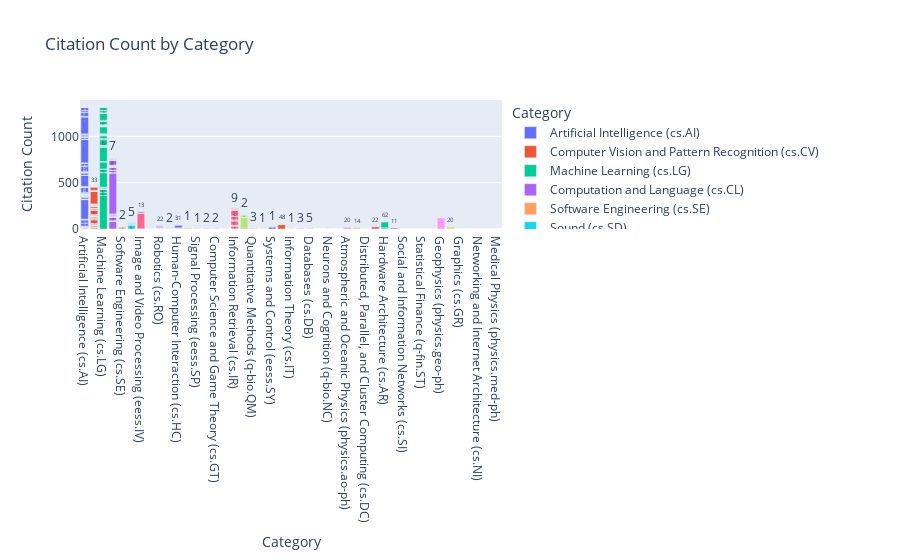

Notebook code for this chart:
### Code cell
# Create a bar chart
fig = px.bar(data, x='Category', y='Citation_count', title='Citation Count by Category', 
             labels={'Category': 'Category', 'Citation_count': 'Citation Count'},
             color='Category', text='Citation_count')

# Show the plot
fig.show()
